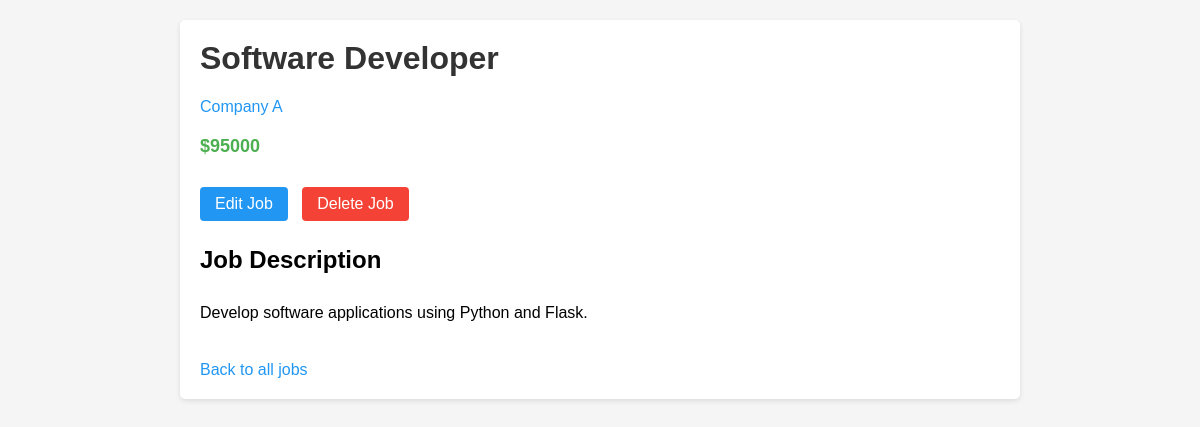
/job/1, run on the app's committed database.
### tables this page shows
CREATE TABLE job (id INTEGER PRIMARY KEY, title TEXT, description TEXT, salary INTEGER, employer_id INTEGER);

CREATE TABLE employer (id INTEGER PRIMARY KEY, name TEXT);

### crud_app.py (the view)
@app.route('/job/<job_id>')
def job(job_id):
    try:
        job = execute_sql('SELECT job.id, job.title, job.description, job.salary, employer.id as employer_id, employer.name as employer_name FROM job JOIN employer ON employer.id = job.employer_id WHERE job.id = ?', [job_id], single=True)
        return render_template('job.html', job=job)
    except Exception as e:
        app.logger.error(f"Error in job route: {e}")
        return render_template('error.html', error=str(e))

### crud_app.py (called while the page is built)
def open_connection():
    if not os.path.exists(DB_DIR):
        os.makedirs(DB_DIR)
    connection = getattr(g, '_connection', None)
    if connection == None:
        try:
            connection = g._connection = sqlite3.connect(PATH)
            connection.row_factory = sqlite3.Row
        except sqlite3.Error as e:
            app.logger.error(f"Database connection error: {e}")
            raise
    return connection

def execute_sql(sql, values=(), commit=False, single=False):
    try:
        connection = open_connection()
        cursor = connection.execute(sql, values)
        if commit == True:
            results = connection.commit()
        else:
            results = cursor.fetchone() if single else cursor.fetchall()
        cursor.close()
        return results
    except sqlite3.Error as e:
        app.logger.error(f"SQL execution error: {e}")
        if commit:
            connection.rollback()
        raise

@app.teardown_appcontext
def close_connection(exception):
    connection = getattr(g, '_connection', None)
    if connection is not None:
        connection.close()

### templates/job.html (shortened to what this page needs)
<!DOCTYPE html>
<html>
<head>
</head>
<body>
    <div class="container">
        <h1>{{ job['title'] }}</h1>
        <div class="employer">
            <a href="{{ url_for('employer', employer_id=job['employer_id']) }}">{{ job['employer_name'] }}</a>
        </div>
        <div class="salary">${{ job['salary'] }}</div>
        <div class="actions">
            <a href="{{ url_for('job_update', job_id=job['id']) }}" class="button">Edit Job</a>
            <a href="{{ url_for('job_delete', job_id=job['id']) }}" class="button delete">Delete Job</a>
        </div>
        <div class="description">
            <h2>Job Description</h2>
            <p>{{ job['description'] }}</p>
        </div>
        <a href="{{ url_for('jobs') }}" class="back-link">Back to all jobs</a>
    </div>
</body>
</html>

### templates/job.html (style rules this page uses)
body { font-family: Arial, sans-serif; margin: 0; padding: 20px; background-color: #f5f5f5; }
.container { max-width: 800px; margin: 0 auto; background-color: white; border-radius: 5px; padding: 20px; box-shadow: 0 2px 5px rgba(0,0,0,0.1); }
h1 { color: #333; margin-top: 0; }
.employer { color: #666; margin-bottom: 20px; }
.salary { color: #4CAF50; font-weight: bold; font-size: 18px; margin-bottom: 20px; }
.description { line-height: 1.6; }
a { color: #2196F3; text-decoration: none; }
.back-link { margin-top: 20px; display: inline-block; }
.button { display: inline-block; background-color: #2196F3; color: white; padding: 8px 15px; border-radius: 4px; text-decoration: none; margin-right: 10px; }
.button.delete { background-color: #f44336; }
.actions { margin-top: 30px; margin-bottom: 20px; }

### data on the page
job: title "Software Developer", salary "95000", description "Develop software applications using Python and Flask."
employer: employer_name "Company A"
